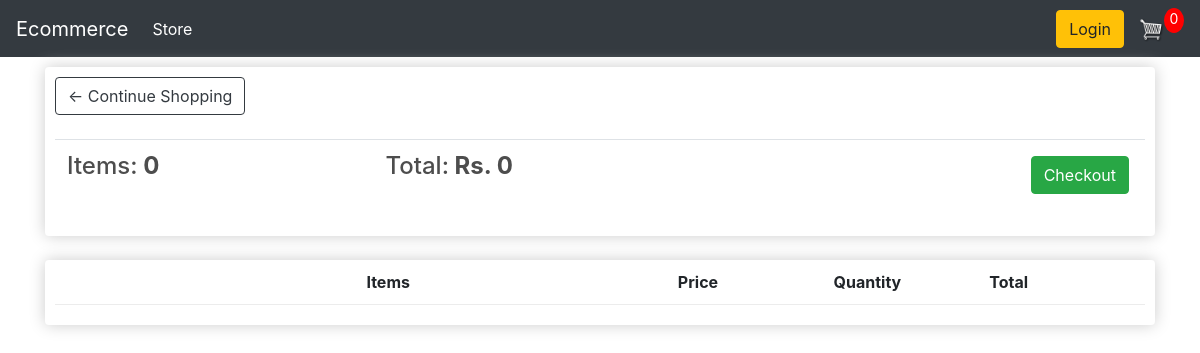
The app's page /cart/ (signed in), older data.
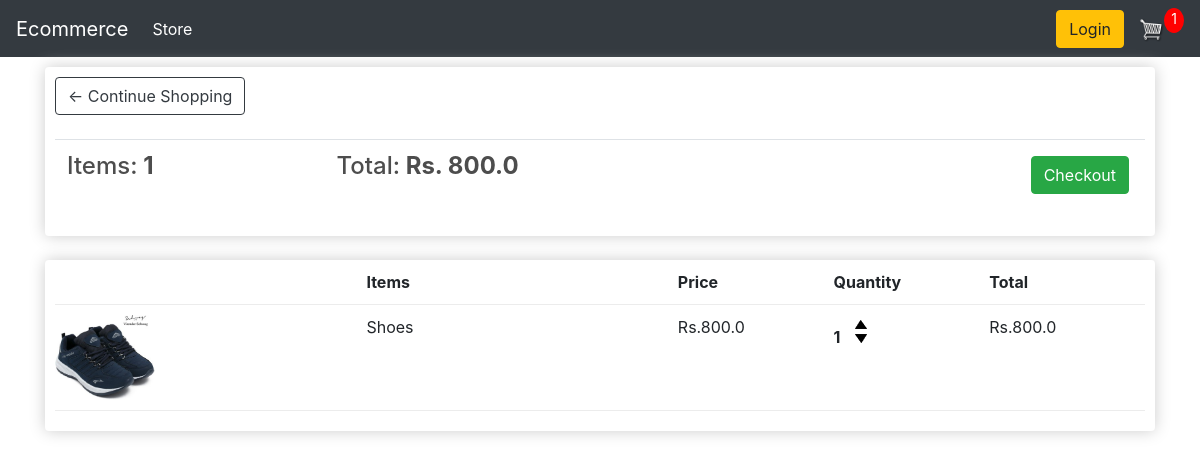
The same page, newer data.
### store/models.py (models this page shows, shortened)
class Order(models.Model):
    customer = models.ForeignKey(
        Customer, on_delete=models.SET_NULL, blank=True, null=True)
    data_ordered = models.DateField(auto_now_add=True)
    complete = models.BooleanField(default=False, null=True, blank=False)
    transaction_id = models.CharField(max_length=200, null=True)
    @property
    def get_cart_total(self):
        orderitems = self.orderitem_set.all()
        total = sum([item.quantity for item in orderitems])
        return "{:,}".format(total)
    @property
    def get_cart_items(self):
        orderitems = self.orderitem_set.all()
        total = sum([item.get_total for item in orderitems])
        return "{:,}".format(total)

class OrderItem(models.Model):
    product = models.ForeignKey(Product, on_delete=models.SET_NULL, null=True)
    order = models.ForeignKey(Order, on_delete=models.SET_NULL, null=True)
    quantity = models.IntegerField(default=0, null=True, blank=True)
    date_added = models.DateTimeField(auto_now_add=True)
    @property
    def get_total(self):
        return self.product.price * self.quantity

class Product(models.Model):
    name = models.CharField(max_length=200, null=True)
    price = models.FloatField()
    digital = models.BooleanField(default=False, null=True, blank=False)
    image = models.ImageField(null=True, blank=True)

### store/views.py (the view)
# urls.py: path('cart/', views.cart, name='cart'),
def cart(request):
    data = cartData(request)
    cartItems = data['cartItems']
    items = data['items']
    order = data['order']
    context = {'items': items, 'order': order,
               'cartItems': cartItems, 'shipping': False}
    return render(request, 'store/cart.html', context)

### store/utils.py (called while the page is built)
def cartData(request):
    if request.user.is_authenticated:
        customer = request.user.customer
        order, created = Order.objects.get_or_create(
            customer=customer, complete=False)
        items = order.orderitem_set.all()
        cartItems = order.get_cart_total
    else:
        cookieData = cookieCart(request)
        cartItems = cookieData['cartItems']
        order = cookieData['order']
        items = cookieData['items']
    return {'items': items, 'order': order, 'cartItems': cartItems}

### store/templates/store/cart.html
{% extends 'store/main.html'%} {% load static %} {% block content %}
<div class="row">
  <div class="col-lg-12">
    <div class="box-element">
      <a class="btn btn-outline-dark" href="{% url 'store'%}"
        >&#x2190; Continue Shopping</a
      >
      <br />
      <br />
      <table class="table">
        <tr>
          <th>
            <h4>Items:<strong> {{order.get_cart_total}}</strong></h4>
          </th>
          <th>
            <h4>Total:<strong> Rs. {{order.get_cart_items}}</strong></h4>
          </th>
          <th>
            <a
              style="float: right; margin: 4px;"
              class="btn btn-success"
              href="{% url 'checkout' %}"
              >Checkout</a
            >
          </th>
        </tr>
      </table>
    </div>
    <br />
    <div class="box-element">
      <div class="cart-row">
        <div style="flex: 2;"></div>
        <div style="flex: 2;"><strong>Items</strong></div>
        <div style="flex: 1;"><strong>Price</strong></div>
        <div style="flex: 1;"><strong>Quantity</strong></div>
        <div style="flex: 1;"><strong>Total</strong></div>
      </div>
      {% for item in items %}
      <div class="cart-row">
        <div style="flex: 2;">
          <img class="row-image" src="{{item.product.image.url}}" />
        </div>
        <div style="flex: 2;"><p>{{item.product.name}}</p></div>
        <div style="flex: 1;"><p>Rs.{{item.product.price}}</p></div>
        <div style="flex: 1;">
          <p class="quantity">{{item.quantity}}</p>
          <div class="quantity">
            <img
              data-product="{{item.product.id}}"
              data-action="add"
              class="chg-quantity update-cart"
              src="{% static  'images/arrow-up.png' %}"
            />
            <img
              data-product="{{item.product.id}}"
              data-action="remove"
              class="chg-quantity update-cart"
              src="{% static  'images/arrow-down.png' %}"
            />
          </div>
        </div>
        <div style="flex: 1;"><p>Rs.{{item.get_total}}</p></div>
      </div>
      {% endfor %}
    </div>
  </div>
</div>
{% endblock %}

Row changes from the older to the newer data that the page shows:
computed for Order: get_cart_total "0" → "1"; get_cart_items "0" → "800.0"
added OrderItem: product.image (picture), product.name "Shoes", product.price "800.0", quantity "1", get_total "800.0"
Text that changed along with them:
{{ cartItems }}: "0" → "1"
